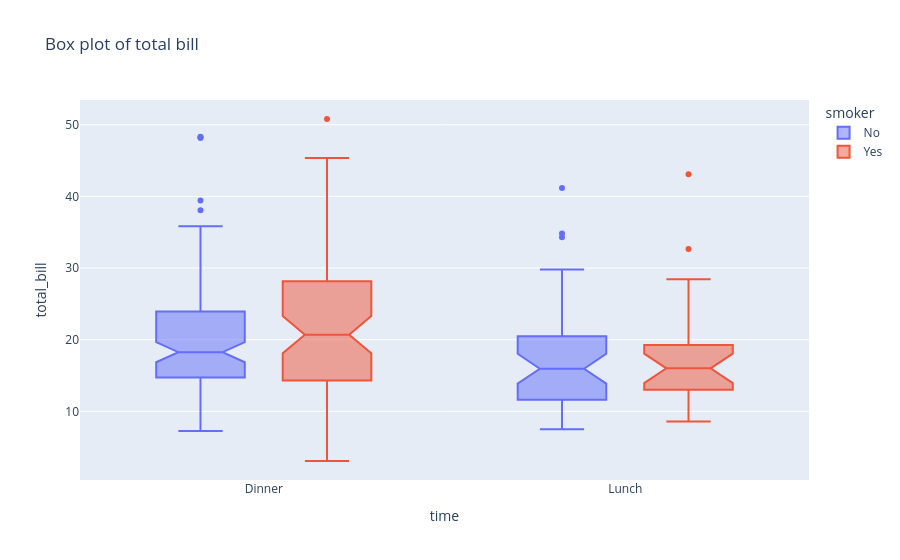

Notebook code for this chart:
### Markdown cell above
**Boxplots con cintura**

Permiten visualmente apreciar los resultados del test de la mediana (Wilcoxon).

### Code cell
import plotly.express as px
df = px.data.tips()
fig = px.box(df, x="time", y="total_bill", color="smoker",
             notched=True, # used notched shape
             title="Box plot of total bill",
             hover_data=["day"] # add day column to hover data
            )
fig.show()

### Figure 1 — Plotly figure (JSON) as saved in the notebook; plotly's stock layout.template omitted (floating-point values rounded to 4 significant figures; data arrays with more than 128 entries replaced by an {"elided": "..."} marker saying what was removed)
{"data": [{"alignmentgroup": "True", "customdata": {"elided": "151x1 str values"}, "hovertemplate": "smoker=No<br>time=%{x}<br>total_bill=%{y}<br>day=%{customdata[0]}<extra></extra>", "legendgroup": "No", "marker": {"color": "#636efa"}, "name": "No", "notched": true, "offsetgroup": "No", "orientation": "v", "showlegend": true, "type": "box", "x": {"elided": "151 str values"}, "x0": " ", "xaxis": "x", "y": {"elided": "151 float values"}, "y0": " ", "yaxis": "y"}, {"alignmentgroup": "True", "customdata": [["Sat"], ["Sat"], ["Sat"], ["Sat"], ["Sat"], ["Sat"], ["Sat"], ["Sat"], ["Sat"], ["Sat"], ["Sat"], ["Thur"], ["Thur"], ["Fri"], ["Fri"], ["Fri"], ["Fri"], ["Fri"], ["Fri"], ["Fri"], ["Fri"], ["Fri"], ["Sat"], ["Sat"], ["Sat"], ["Sat"], ["Sat"], ["Sat"], ["Thur"], ["Sun"], ["Sat"], ["Sat"], ["Sat"], ["Sat"], ["Sun"], ["Sun"], ["Sun"], ["Sun"], ["Sun"], ["Sun"], ["Sun"], ["Sun"], ["Sun"], ["Sun"], ["Sun"], ["Sun"], ["Sun"], ["Sun"], ["Sun"], ["Sun"], ["Sun"], ["Sun"], ["Thur"], ["Thur"], ["Thur"], ["Thur"], ["Thur"], ["Thur"], ["Thur"], ["Thur"], ["Thur"], ["Thur"], ["Thur"], ["Thur"], ["Thur"], ["Thur"], ["Sat"], ["Sat"], ["Sat"], ["Sat"], ["Sat"], ["Sat"], ["Sat"], ["Sat"], ["Sat"], ["Sat"], ["Sat"], ["Sat"], ["Sat"], ["Fri"], ["Fri"], ["Fri"], ["Fri"], ["Fri"], ["Fri"], ["Sat"], ["Sat"], ["Sat"], ["Sat"], ["Sat"], ["Sat"], ["Sat"], ["Sat"]], "hovertemplate": "smoker=Yes<br>time=%{x}<br>total_bill=%{y}<br>day=%{customdata[0]}<extra></extra>", "legendgroup": "Yes", "marker": {"color": "#EF553B"}, "name": "Yes", "notched": true, "offsetgroup": "Yes", "orientation": "v", "showlegend": true, "type": "box", "x": ["Dinner", "Dinner", "Dinner", "Dinner", "Dinner", "Dinner", "Dinner", "Dinner", "Dinner", "Dinner", "Dinner", "Lunch", "Lunch", "Dinner", "Dinner", "Dinner", "Dinner", "Dinner", "Dinner", "Dinner", "Dinner", "Dinner", "Dinner", "Dinner", "Dinner", "Dinner", "Dinner", "Dinner", "Lunch", "Dinner", "Dinner", "Dinner", "Dinner", "Dinner", "Dinner", "Dinner", "Dinner", "Dinner", "Dinner", "Dinner", "Dinner", "Dinner", "Dinner", "Dinner", "Dinner", "Dinner", "Dinner", "Dinner", "Dinner", "Dinner", "Dinner", "Dinner", "Lunch", "Lunch", "Lunch", "Lunch", "Lunch", "Lunch", "Lunch", "Lunch", "Lunch", "Lunch", "Lunch", "Lunch", "Lunch", "Lunch", "Dinner", "Dinner", "Dinner", "Dinner", "Dinner", "Dinner", "Dinner", "Dinner", "Dinner", "Dinner", "Dinner", "Dinner", "Dinner", "Lunch", "Lunch", "Lunch", "Lunch", "Lunch", "Lunch", "Dinner", "Dinner", "Dinner", "Dinner", "Dinner", "Dinner", "Dinner", "Dinner"], "x0": " ", "xaxis": "x", "y": [38.01, 11.24, 20.29, 13.81, 11.02, 18.29, 3.07, 15.01, 26.86, 25.28, 17.92, 19.44, 32.68, 28.97, 5.75, 16.32, 40.17, 27.28, 12.03, 21.01, 11.35, 15.38, 44.3, 22.42, 15.36, 20.49, 25.21, 14.31, 16, 17.51, 10.59, 10.63, 50.81, 15.81, 7.25, 31.85, 16.82, 32.9, 17.89, 14.48, 9.6, 34.63, 34.65, 23.33, 45.35, 23.17, 40.55, 20.9, 30.46, 18.15, 23.1, 15.69, 19.81, 28.44, 15.48, 16.58, 10.34, 43.11, 13, 13.51, 18.71, 12.74, 13, 16.4, 20.53, 16.47, 26.59, 38.73, 24.27, 12.76, 30.06, 25.89, 13.27, 28.17, 12.9, 28.15, 11.59, 7.74, 30.14, 12.16, 13.42, 8.58, 13.42, 16.27, 10.09, 22.12, 24.01, 15.69, 15.53, 12.6, 32.83, 27.18, 22.67], "y0": " ", "yaxis": "y"}], "layout": {"autosize": true, "boxmode": "group", "legend": {"title": {"text": "smoker"}, "tracegroupgap": 0}, "title": {"text": "Box plot of total bill"}, "xaxis": {"anchor": "y", "autorange": true, "domain": [0, 1], "range": [-0.5065, 1.507], "title": {"text": "time"}, "type": "category"}, "yaxis": {"anchor": "x", "autorange": true, "domain": [0, 1], "range": [0.4178, 53.46], "title": {"text": "total_bill"}, "type": "linear"}}}
